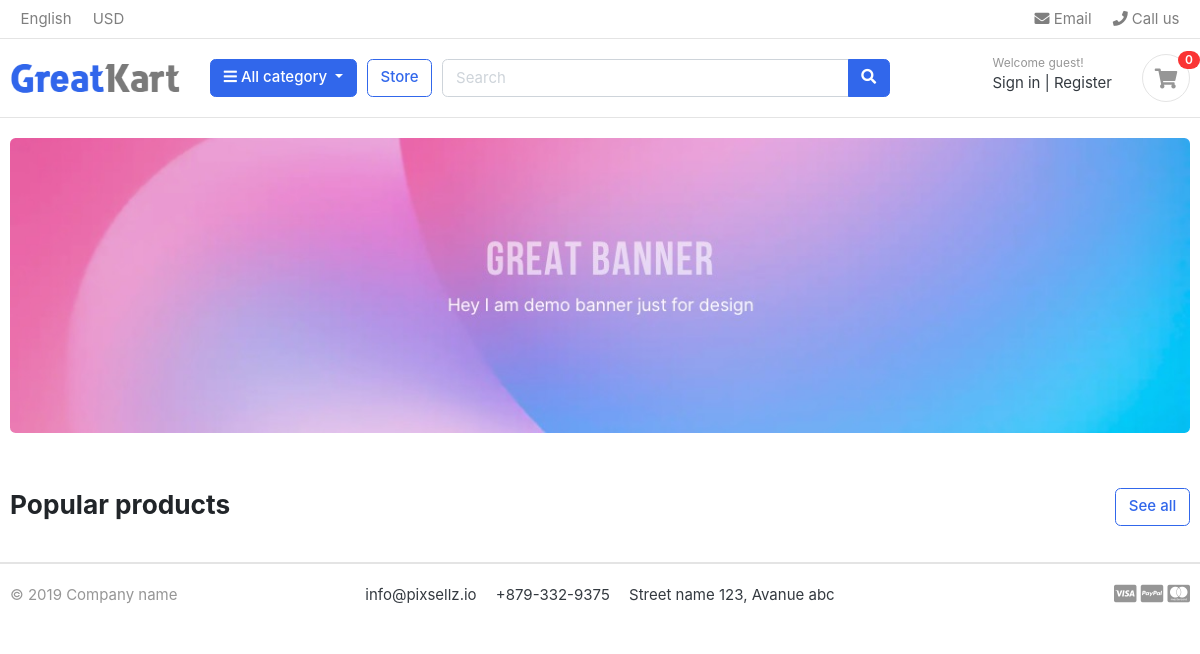
The app's page /, older data.
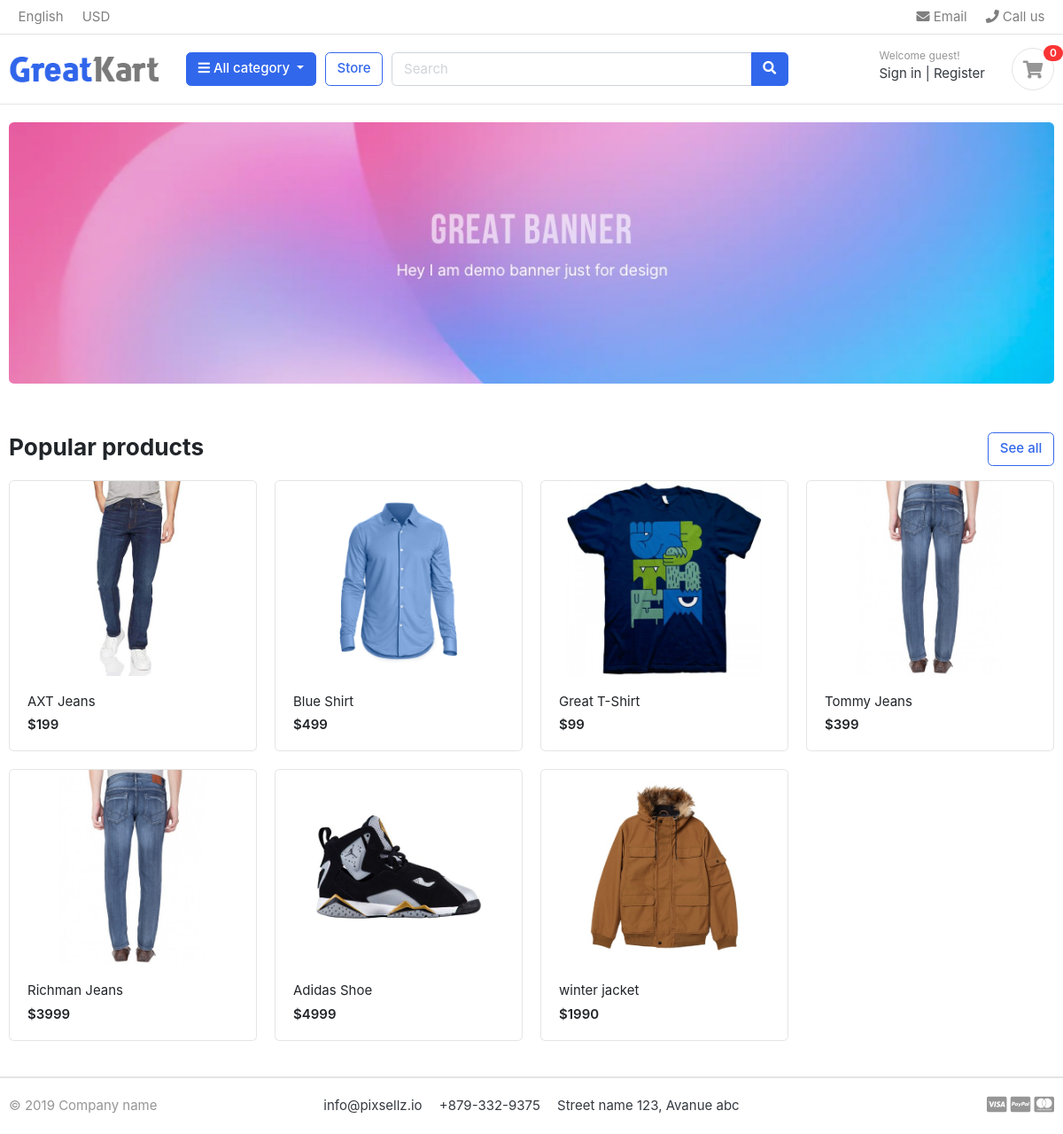
The same page, newer data.
### store/models.py (models this page shows, shortened)
class Products(models.Model):
    product_name = models.CharField(max_length=200, unique=True)
    slug = models.SlugField(max_length=200, unique=True)
    description = models.TextField(max_length=500, blank=True)
    price = models.IntegerField()
    images = models.ImageField(upload_to="photos/products")
    stock = models.IntegerField()
    is_available = models.BooleanField(default=True)
    category = models.ForeignKey(Category, on_delete=models.CASCADE)
    created_date = models.DateTimeField(auto_now_add=True)
    modified_date = models.DateTimeField(auto_now=True)
    class Meta:
        verbose_name = 'product'
        verbose_name_plural = 'products'
    def get_absolute_url(self):
        return reverse('product_details', args=[self.category.slug, self.slug])

### core/views.py (the view)
# urls.py: path('', HomeView, name='home')
def HomeView(request):
    products = Products.objects.all().filter(is_available=True)
    return render(request, 'index.html', {'products': products})

### carts/views.py (called while the page is built)
def _get_cart_id(request):
    key = request.session.session_key
    if not key:
        key = request.session.create()
    return key

### category/models.py (called while the page is built)
    def get_absolute_url(self):
        return reverse('product_by_category', args=[self.slug])

### context/cart.py (called while the page is built)
def cart_items_count(request):
    try:
        cart = Cart.objects.get(cart_id=_get_cart_id(request))
        return dict(cart_items_count=cart.cart_items.count())
    except ObjectDoesNotExist:
        return dict(cart_items_count=0)

### context/category.py (called while the page is built)
def category_link(request):
    links = Category.objects.all()
    return dict(links=links)

### templates/index.html
{% extends 'base.html' %}
{% load static %}
{% block content %}
<section class="section-intro padding-y-sm">
    <div class="container">
        <div class="intro-banner-wrap">
            <img
                src="{% static 'images/banners/1.jpg' %}"
                class="img-fluid rounded"
            />
        </div>
    </div>
</section>
<section class="section-name padding-y-sm">
    <div class="container">
        <header class="section-heading">
            <a href="{% url 'store' %}" class="btn btn-outline-primary float-right"
                >See all</a
            >
            <h3 class="section-title">Popular products</h3>
        </header>
        <div class="row">
            {% for item in products %}
            <div class="col-md-3">
                <div class="card card-product-grid">
                    <a href="{{ item.get_absolute_url }}" class="img-wrap">
                        <img src={{ item.images.url }} />
                    </a>
                    <figcaption class="info-wrap">
                        <a href="{{ item.get_absolute_url }}" class="title"
                            >{{ item.product_name }}</a
                        >
                        <div class="price mt-1">${{ item.price }}</div>
                    </figcaption>
                </div>
            </div>
            {% endfor %}
        </div>
    </div>
</section>
{% endblock %}

### templates/base.html (shortened to what this page needs)
<!DOCTYPE html>
{% load static %}
<html lang="en">
    <head>
        <link
            href="{% static 'css/bootstrap.css' %}"
            rel="stylesheet"
            type="text/css"
        />
        <link
            href="{% static 'fonts/fontawesome/css/all.min.css' %}"
            type="text/css"
            rel="stylesheet"
        />
        <link
            href="{% static 'css/ui.css' %}"
            rel="stylesheet"
            type="text/css"
        />
        <link
            href="{% static 'css/responsive.css' %}"
            rel="stylesheet"
            media="only screen and (max-width: 1200px)"
        />
    </head>
    <body>
        <header class="section-header">
            <nav
                class="
                    navbar
                    p-md-0
                    navbar-expand-sm navbar-light
                    border-bottom
                "
            >
                <div class="container">
                    <div class="collapse navbar-collapse" id="navbarTop4">
                        <ul class="navbar-nav mr-auto">
                            <li class="nav-item dropdown">
                                <a href="#" class="nav-link"> English </a>
                            </li>
                            <li class="nav-item dropdown">
                                <a href="#" class="nav-link"> USD </a>
                            </li>
                        </ul>
                        <ul class="navbar-nav">
                            <li>
                                <a href="#" class="nav-link">
                                    <i class="fa fa-envelope"></i> Email
                                </a>
                            </li>
                            <li>
                                <a href="#" class="nav-link">
                                    <i class="fa fa-phone"></i> Call us
                                </a>
                            </li>
                        </ul>
                    </div>
                </div>
            </nav>
            <section class="header-main border-bottom">
                <div class="container">
                    <div class="row align-items-center">
                        <div class="col-lg-2 col-md-3 col-6">
                            <a href="{% url 'home' %}" class="brand-wrap">
                                <img
                                    class="logo"
                                    src="{% static './images/logo.png' %}"
                                />
                            </a>
                        </div>
                        <div class="col-lg col-sm col-md col-6 flex-grow-0">
                            <div
                                class="
                                    category-wrap
                                    dropdown
                                    d-inline-block
                                    float-right
                                "
                            >
                                <button
                                    type="button"
                                    class="btn btn-primary dropdown-toggle"
                                    data-toggle="dropdown"
                                >
                                    <i class="fa fa-bars"></i> All category
                                </button>
                            </div>
                        </div>
                        <a
                            href="{% url 'store' %}"
                            class="btn btn-outline-primary"
                            >Store</a
                        >
                        <div class="col-lg col-md-6 col-sm-12 col">
                            <form action="{% url 'search' %}" method="GET" class="search">
                                <div class="input-group w-100">
                                    <input
                                        type="text"
                                        class="form-control"
                                        style="width: 60%"
                                        placeholder="Search"
                                        name="keyword"
                                    />
                                    <div class="input-group-append">
                                        <button
                                            class="btn btn-primary"
                                            type="submit"
                                        >
                                            <i class="fa fa-search"></i>
                                        </button>
                                    </div>
                                </div>
                            </form>
                        </div>
                        <div class="col-lg-3 col-sm-6 col-8 order-2 order-lg-3">
                            <div
                                class="d-flex justify-content-end mb-3 mb-lg-0"
                            >
                                <div class="widget-header">
                                    <small class="title text-muted"
                                        >Welcome guest!</small
                                    >
                                    <div>
                                        <a href="./signin.html">Sign in</a>
                                        <span class="dark-transp"> | </span>
                                        <a href="./register.html"> Register</a>
                                    </div>
                                </div>
                                <a
                                    href="{% url 'cart' %}"
                                    class="widget-header pl-3 ml-3"
                                >
                                    <div
                                        class="
                                            icon icon-sm
                                            rounded-circle
                                            border
                                        "
                                    >
                                        <i class="fa fa-shopping-cart"></i>
                                    </div>
                                    <span
                                        class="
                                            badge badge-pill badge-danger
                                            notify
                                        "
                                        >{{ cart_items_count }}</span
                                    >
                                </a>
                            </div>
                        </div>
                    </div>
                </div>
            </section>
        </header>
        {% block content %} {% endblock %}
        <footer class="section-footer border-top">
            <div class="container">
                <section class="footer-bottom border-top row">
                    <div class="col-md-2">
                        <p class="text-muted">&copy 2019 Company name</p>
                    </div>
                    <div class="col-md-8 text-md-center">
                        <span class="px-2">info@pixsellz.io</span>
                        <span class="px-2">+879-332-9375</span>
                        <span class="px-2">Street name 123, Avanue abc</span>
                    </div>
                    <div class="col-md-2 text-md-right text-muted">
                        <i class="fab fa-lg fa-cc-visa"></i>
                        <i class="fab fa-lg fa-cc-paypal"></i>
                        <i class="fab fa-lg fa-cc-mastercard"></i>
                    </div>
                </section>
            </div>
        </footer>
    </body>
</html>

### static/css/ui.css (style rules this page uses)
html { font-family: "Inter", sans-serif; font-size: 15px; }
.img-wrap { text-align: center; display: block; }
.img-wrap img { max-width: 100%; }
.icon-xs, .icon-sm, .icon-md, .icon-lg { display: inline-block; text-align: center; flex-shrink: 0; flex-grow: 0; }
.icon-sm { width: 48px; height: 48px; line-height: 48px !important; font-size: 20px; }
.padding-y-sm { padding-top: 20px; padding-bottom: 20px; }
.section-heading { margin-bottom: 20px; margin-top: 15px; }
.section-title { color: #212529; }
p:last-child { margin-bottom: 0; }
.header-main { position: relative; padding-top: 1rem; padding-bottom: 1rem; }
.brand-wrap .logo, .navbar-brand .logo { margin-right: 7px; max-height: 42px; display: inline-block; }
.widget-header { display: inline-block; vertical-align: middle; position: relative; }
.widget-header a { color: #343a40; }
.widget-header i { color: #969696; }
.widget-header .title { display: block; }
.widget-header .notify { position: absolute; top: -3px; right: -10px; }
.footer-bottom { padding-top: 20px; padding-bottom: 20px; }
[class*=card-product] a.title { color: #212529; display: block; }
[class*=card-product] .img-wrap { overflow: hidden; position: relative; }
[class*=card-product] .img-wrap img { height: 100%; max-width: 100%; width: auto; display: inline-block; -o-object-fit: cover; object-fit: cover; }
.card-product-grid { margin-bottom: 20px; }
.card-product-grid .img-wrap { border-radius: 0.2rem 0.2rem 0 0; height: 220px; }
.card-product-grid .info-wrap { overflow: hidden; padding: 18px 20px; }
.card .img-wrap { overflow: hidden; }
.notify { position: absolute; top: -4px; right: -10px; display: inline-block; padding: 0.25em 0.6em; font-size: 12px; line-height: 1; text-align: center; border-radius: 3rem; color: #fff; background-color: #fa3434; }
.price { font-weight: 600; color: #212529; }

Row changes from the older to the newer data that the page shows:
added Products: images (picture), product_name "AXT Jeans", price "199"
added Products: images (picture), product_name "Blue Shirt", price "499"
added Products: images (picture), product_name "Great T-Shirt", price "99"
added Products: images (picture), product_name "Tommy Jeans", price "399"
added Products: images (picture), product_name "Richman Jeans", price "3999"
added Products: images (picture), product_name "Adidas Shoe", price "4999"
added Products: images (picture), product_name "winter jacket", price "1990"
